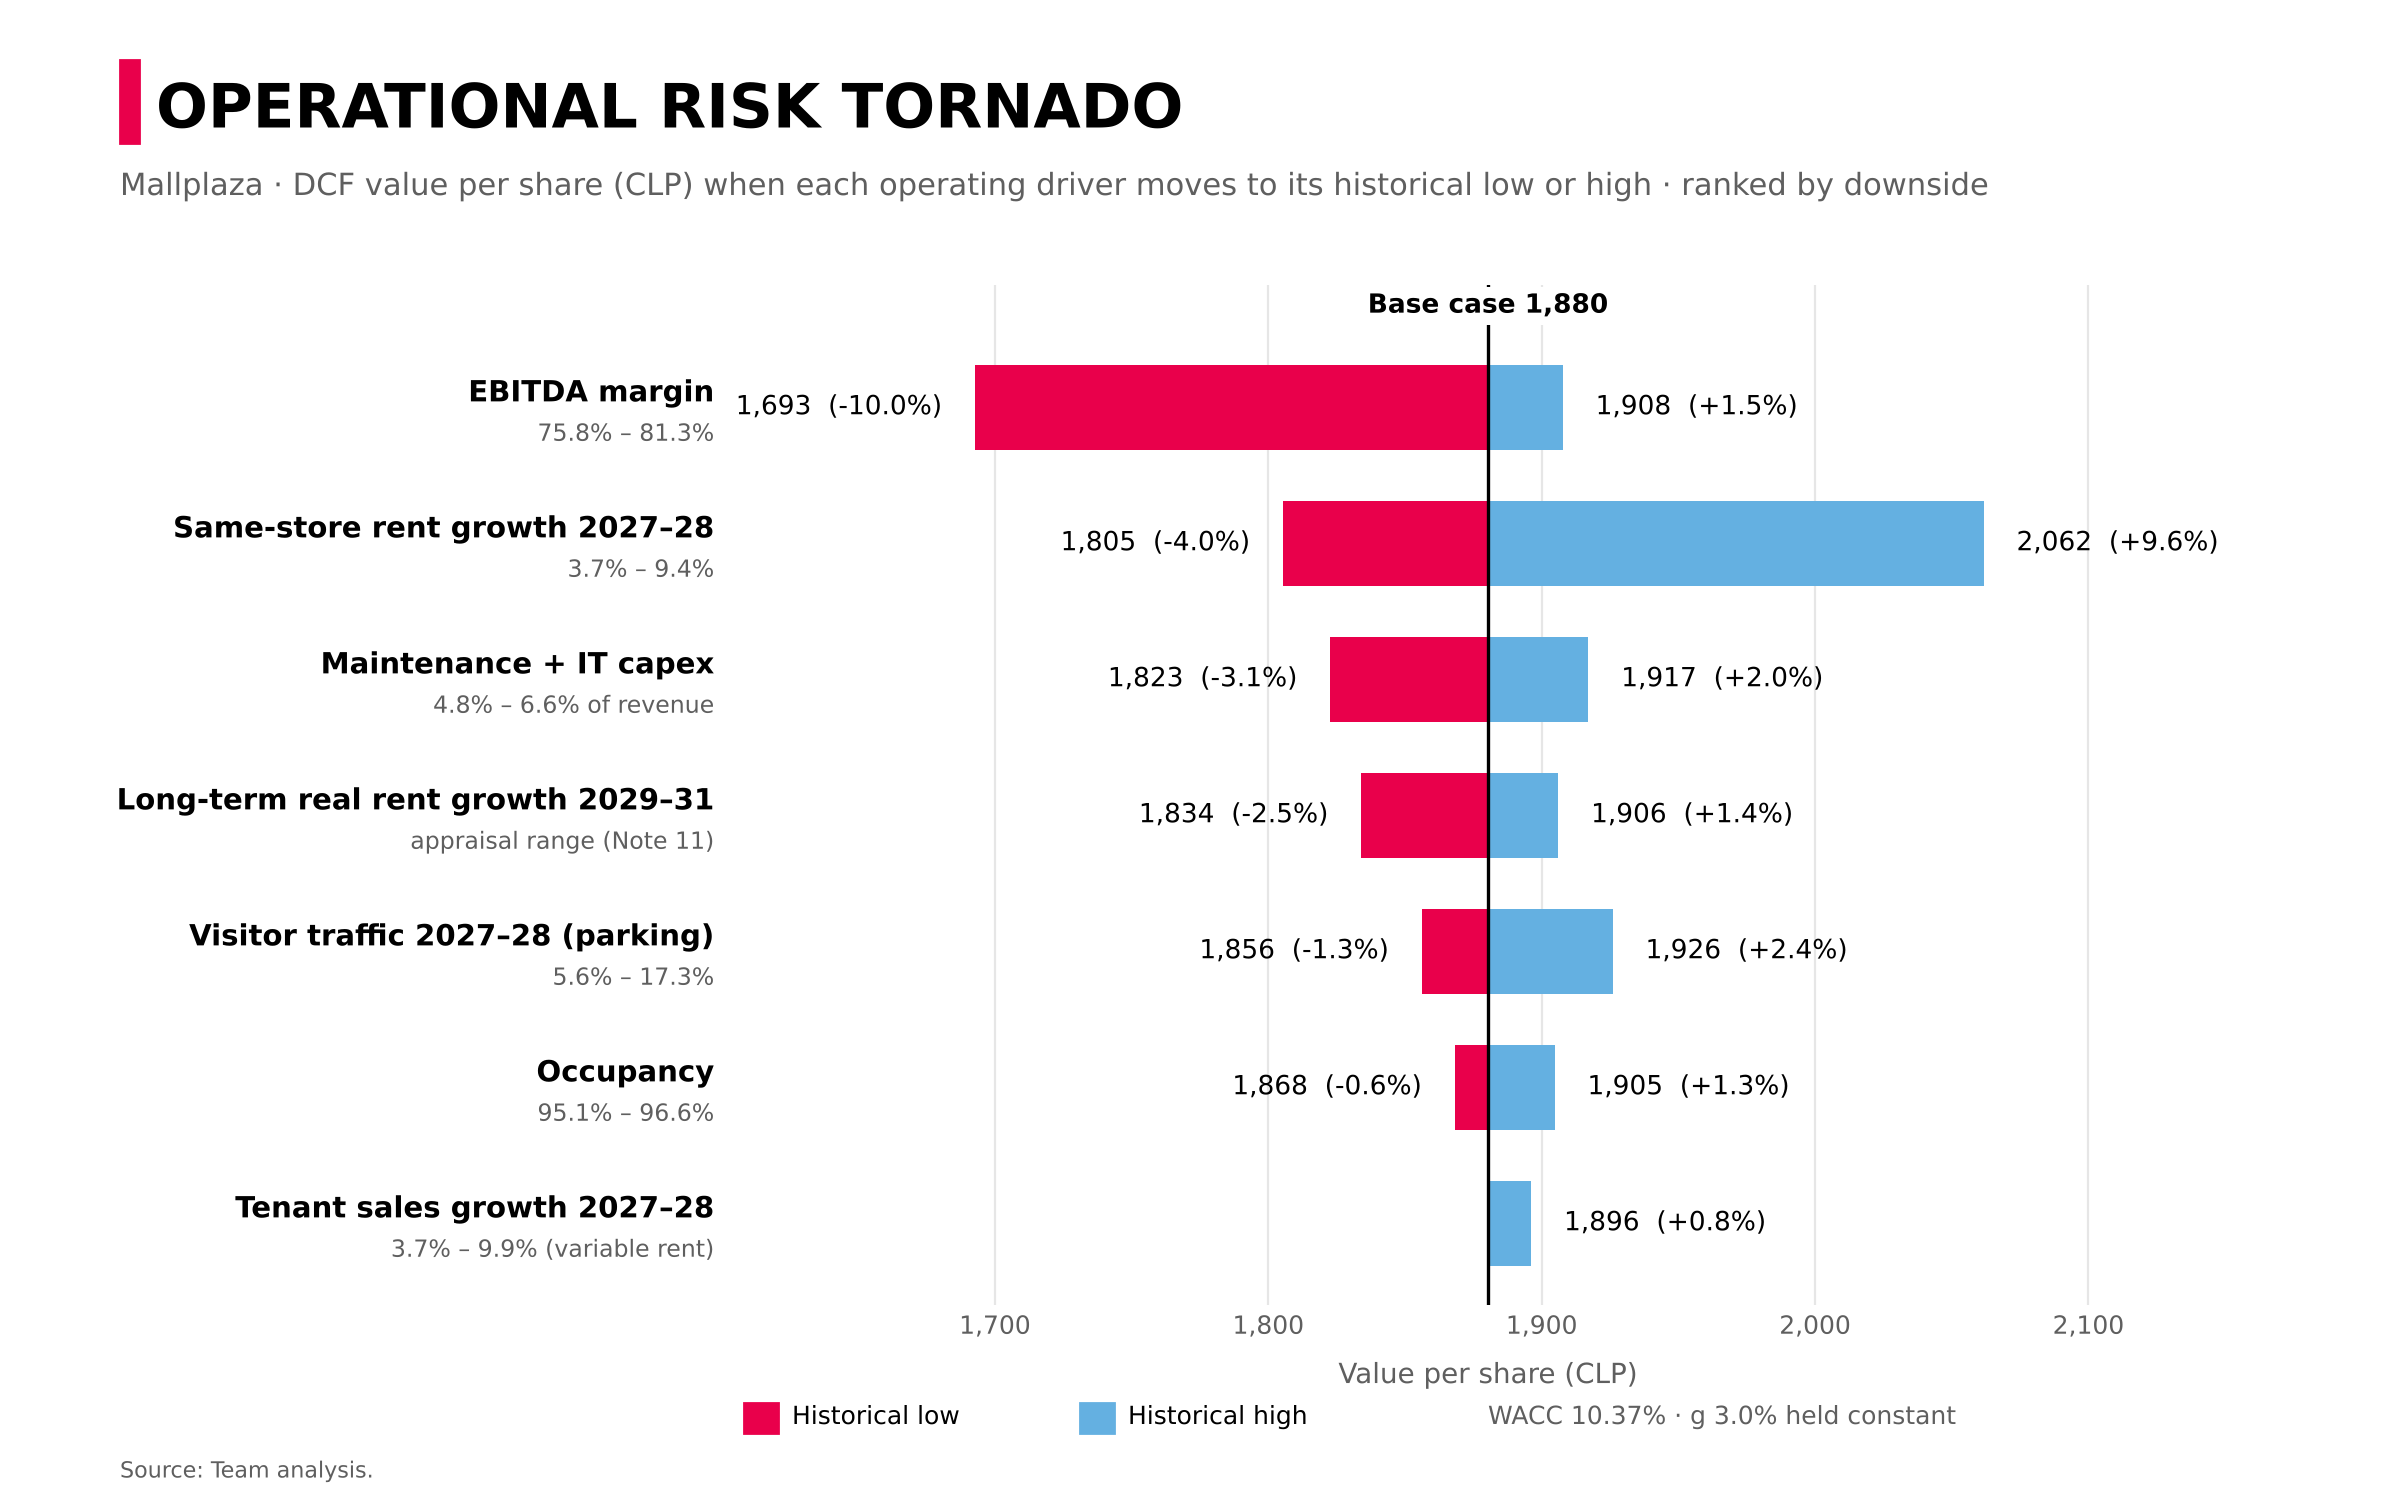

Reproduce this figure in Python.
"""Tornado de riesgo operacional de Mallplaza: impacto en el valor por acción.

Replica el motor Forecast del archivo de exhibits y el DCF del modelo consolidado
(expansión continua, capital de trabajo, valor terminal normalizado; verifica que
reproduce ingresos, FCFF y valor por acción del Excel) y mueve cada variable
operacional a su mínimo y máximo histórico (hoja Supuestos del archivo de tornado,
más rangos documentados en el propio Forecast), dejando todo lo demás en el caso base.

Uso:
    python graficos/tornado_operacional.py <FA_Exhibits.xlsx> <Valoracion_Consolidada.xlsx> \\
        <Tornado_Sensibilidad.xlsx> [salida.png]
"""
import sys

import matplotlib.pyplot as plt
import numpy as np
import openpyxl
from matplotlib.patches import Rectangle

from sensibilidad_wacc import AMARILLO, CELESTE, GRILLA, NEGRO, ROJO, TINTA_SECUNDARIA

AÑOS = "EFGHI"  # 2027E–2031E en la hoja Forecast de Exhibits
CORTO = [0, 1]  # 2027–2028: horizonte del tornado (2026 ya está anclado al 1S26 real)
LARGO = [2, 3, 4]  # 2029–2031
PAISES = {"cl": (55, 56, 58, 59, 46, 49), "pe": (65, 66, 68, 69, 47, 50),
          "co": (75, 76, 78, 79, 48, None)}
# Rango de crecimiento real de largo plazo que usa la compañía en su tasación (Nota 11)
NOTA11 = {"cl": (0.001, 0.011), "pe": (-0.004, 0.012), "co": (0.008, 0.034)}
# Mantención + TI / ingresos: 2024 (~4,8%) y UDM 2T26 (~6,6%); base 5,5% (Supuestos!B47)
CAPEX_MANT = (0.048, 0.066)


def fila(ws, r, cols=AÑOS):
    return np.array([ws[f"{c}{r}"].value or 0.0 for c in cols], dtype=float)


def leer_modelo(ruta_fa, ruta_vf):
    """Motor operativo (Forecast de Exhibits v6) + DCF del modelo consolidado."""
    wb = openpyxl.load_workbook(ruta_fa, data_only=True)
    f, i = wb["Forecast"], wb["Inputs"]
    assert f["D84"].value == 0 and f["D43"].value == 0, "escenarios fuera del caso base"
    m = {"ipc": {"cl": fila(f, 6), "pe": fila(f, 7), "co": fila(f, 8)},
         "fx": {"cl": np.ones(5), "pe": fila(f, 15), "co": fila(f, 16)},
         "fx_pe26": f["D15"].value, "parking_real": fila(f, 53), "paises": {}}
    for p, (r_occ, r_ss, r_park, r_rent, r_gla, r_nuevo) in PAISES.items():
        m["paises"][p] = {
            "occ0": f[f"D{r_occ}"].value, "occ": fila(f, r_occ), "ss": fila(f, r_ss),
            "park0": f[f"D{r_park}"].value, "rent0": f[f"D{r_rent}"].value,
            "gla": f[f"D{r_gla}"].value,
            "nuevo": fila(f, r_nuevo) if r_nuevo else np.zeros(5)}
    m["margen"] = {"cl": fila(f, 101), "pe": fila(f, 102), "co": fila(f, 103)}
    m["margen26"] = {"cl": f["D101"].value, "pe": f["D102"].value, "co": f["D103"].value}
    m["ing26"] = {"cl": f["D91"].value, "pe": f["D92"].value, "co": f["D93"].value}
    m["elim26"] = f["D94"].value
    m["share_var"] = ((i["C43"].value - i["C44"].value + i["C45"].value)
                      / i["C82"].value)  # rentas variables LTM / ingresos LTM

    wb = openpyxl.load_workbook(ruta_vf, data_only=True)
    s, fb, ex, d = wb["Supuestos"], wb["Forecast_Base"], wb["Expansion"], wb["DCF"]
    v = lambda c: s[c].value
    m.update({
        "acciones": v("B10"), "dfn": v("B11"), "nci": v("B12"),
        "ing_1s26": v("B43"), "ebitda_1s26": v("B44"), "ing25": v("B45"),
        "da": v("B46"), "mant": v("B47"), "tax_lp": v("B48"),
        "pago_t2": v("B57"), "mix": v("B64"), "margen_cl": v("B65"), "margen_pe": v("B66"),
        "rampa": (v("B67"), v("B68"), v("B69")), "yield_input": v("B70"),
        "k_ct": v("B73") * v("B74"), "g": v("B77"), "inflacion": v("B35"),
        "tax": fila(fb, 11, "CDEFGH"), "capex_proy": fila(fb, 14, "CDEFGH"),
        "costo_m2": fila(ex, 7, "CDEFGH"), "año": fila(ex, 5, "CDEFGH"),
        "cohortes": [(ex[f"A{r}"].value, ex[f"B{r}"].value) for r in range(13, 18)],
        "periodos": fila(d, 24, "CDEFGH"), "wacc": wb["WACC"]["B43"].value})
    control = {"ingresos": fila(fb, 5, "CDEFGH"), "fcff": fila(d, 22, "CDEFGHI"),
               "valor": d["B45"].value}
    return m, control


def proyectar(m, d_occ=0.0, d_ss_corto=0.0, d_park_corto=0.0, d_margen=0.0,
              mant=None, ss_largo=None, wacc=None, g=None):
    """Devuelve ingresos base 2026E–2031E, FCFF 2S26E–terminal y valor por acción."""
    ingresos = np.zeros(5)
    ebitda = np.zeros(5)
    por_m2 = {}
    for p, x in m["paises"].items():
        occ = x["occ"] + d_occ
        ss = x["ss"].copy()
        ss[CORTO] += d_ss_corto
        if ss_largo:
            ss[LARGO] = ss_largo[p]
        park_g = m["parking_real"].copy()
        park_g[CORTO] += d_park_corto
        park, rent, occ_prev = x["park0"], x["rent0"], x["occ0"]
        local = np.zeros(5)
        por_m2[p] = [(rent + park) / x["gla"]]
        for t in range(5):
            ipc = m["ipc"][p][t]
            park = park * (1 + ipc) * (1 + park_g[t])
            rent = rent * (1 + ipc) * (1 + ss[t]) * occ[t] / occ_prev
            occ_prev = occ[t]
            por_m2[p].append((rent + park) / x["gla"])
            local[t] = rent + park + por_m2[p][-1] * x["nuevo"][t]
        clp = local * m["fx"][p]
        ingresos += clp
        ebitda += clp * (m["margen"][p] + d_margen)

    ing26 = sum(m["ing26"].values()) * (1 + m["elim26"])
    ebitda26 = sum(m["ing26"][p] * m["margen26"][p] for p in m["ing26"]) * (1 + m["elim26"])
    base_cal = np.concatenate([[ing26], ingresos])           # Forecast_Base fila 5
    base = np.concatenate([[ing26 - m["ing_1s26"]], ingresos])  # fila 6 (2S26E)
    ebitda_base = np.concatenate([[ebitda26 - m["ebitda_1s26"] + d_margen * (ing26 - m["ing_1s26"])],
                                  ebitda])

    # Expansión continua (hoja Expansion): ingreso por m² del forecast, mix Chile/Perú
    mix = m["mix"]
    rev_m2 = 1e6 * (mix * np.array(por_m2["cl"]) + (1 - mix) * np.array(por_m2["pe"])
                    * np.concatenate([[m["fx_pe26"]], m["fx"]["pe"]]))  # CLP por m²
    margen_exp = mix * m["margen_cl"] + (1 - mix) * m["margen_pe"] + d_margen
    yield_derivado = rev_m2[0] * margen_exp / 1e6 / m["costo_m2"][0]
    yield_usado = m["yield_input"] if isinstance(m["yield_input"], (int, float)) else yield_derivado
    ajuste = yield_usado / yield_derivado
    ronic = yield_usado * (1 - m["tax_lp"])
    ing_exp, capex_exp = np.zeros(6), np.zeros(6)
    for c, m2 in m["cohortes"]:
        for t, a in enumerate(m["año"]):
            factor = 0 if a < c else m["rampa"][min(int(a - c), 2)]
            ing_exp[t] += m2 * rev_m2[t] / 1e6 * ajuste * factor
            capex_exp[t] += m2 * m["costo_m2"][t] * (m["pago_t2"] * (a == c - 2)
                                                      + (1 - m["pago_t2"]) * (a == c - 1))

    # DCF (hoja DCF)
    mant = m["mant"] if mant is None else mant
    wacc = m["wacc"] if wacc is None else wacc
    g = m["g"] if g is None else g
    rev = base + ing_exp
    ebd = ebitda_base + ing_exp * margen_exp
    da = m["da"] * rev
    nopat = (ebd - da) * (1 - m["tax"])
    capex_base = m["capex_proy"] + mant * np.concatenate([[ing26 / 2], ingresos])
    total_cal = np.concatenate([[ing26 + ing_exp[0]], rev[1:]])
    ct = m["k_ct"] * np.concatenate([[(total_cal[0] - m["ing25"]) / 2],
                                     np.diff(total_cal)])
    fcff = nopat + da - capex_base - capex_exp - ct

    m2_maduro = sum(m2 for c, m2 in m["cohortes"] if c <= 2032)
    ing_norm = ingresos[-1] + m2_maduro * rev_m2[-1] * ajuste / 1e6
    ebitda_norm = ebitda[-1] + m2_maduro * rev_m2[-1] * ajuste / 1e6 * margen_exp
    ebit_norm = ebitda_norm - m["da"] * ing_norm
    g_real = (1 + g) / (1 + m["inflacion"]) - 1
    nopat_t = ebit_norm * (1 + g) * (1 - m["tax_lp"])
    fcff_t = (nopat_t + m["da"] * ing_norm * (1 + g) - mant * ing_norm * (1 + g)
              - m["k_ct"] * ing_norm * g - g_real / ronic * nopat_t)

    vp = np.sum(fcff / (1 + wacc) ** m["periodos"])
    vt = fcff_t / (wacc - g) / (1 + wacc) ** 5.5
    valor = (vp + vt - m["dfn"] - m["nci"]) / m["acciones"]
    return base_cal, np.append(fcff, fcff_t), valor


def leer_rangos(ruta):
    ws = openpyxl.load_workbook(ruta, data_only=True)["Supuestos"]
    rangos = {}
    for r in range(7, 13):
        rangos[ws[f"B{r}"].value] = tuple(ws[f"{c}{r}"].value for c in "DEF")
    return rangos


def escenarios(m, rangos):
    """(etiqueta, rango mostrado, kwargs bajo, kwargs alto) para cada variable."""
    def delta(nombre):
        base, lo, hi = rangos[nombre]
        return lo - base, hi - base, lo, hi

    out = []
    d_lo, d_hi, lo, hi = delta("Margen EBITDA")
    out.append(("EBITDA margin", f"{lo:.1%} – {hi:.1%}",
                {"d_margen": d_lo}, {"d_margen": d_hi}))
    d_lo, d_hi, lo, hi = delta("Ocupación")
    out.append(("Occupancy", f"{lo:.1%} – {hi:.1%}", {"d_occ": d_lo}, {"d_occ": d_hi}))
    d_lo, d_hi, lo, hi = delta("Same-store rent growth (SSR)")
    out.append(("Same-store rent growth 2027–28", f"{lo:.1%} – {hi:.1%}",
                {"d_ss_corto": d_lo}, {"d_ss_corto": d_hi}))
    out.append(("Long-term real rent growth 2029–31", "appraisal range (Note 11)",
                {"ss_largo": {p: v[0] for p, v in NOTA11.items()}},
                {"ss_largo": {p: v[1] for p, v in NOTA11.items()}}))
    lo_c, hi_c = CAPEX_MANT
    out.append(("Maintenance + IT capex", f"{lo_c:.1%} – {hi_c:.1%} of revenue",
                {"mant": hi_c}, {"mant": lo_c}))
    d_lo, d_hi, lo, hi = delta("Visitas — crecimiento orgánico")
    out.append(("Visitor traffic 2027–28 (parking)", f"{lo:.1%} – {hi:.1%}",
                {"d_park_corto": d_lo}, {"d_park_corto": d_hi}))
    d_lo, d_hi, lo, hi = delta("Same-store sales growth (SSS)")
    s = m["share_var"]
    out.append(("Tenant sales growth 2027–28", f"{lo:.1%} – {hi:.1%} (variable rent)",
                {"d_ss_corto": s * d_lo}, {"d_ss_corto": s * d_hi}))
    return out


def miles(x):
    return f"{x:,.0f}"


def graficar(ruta_fa, ruta_vf, ruta_tornado, salida):
    m, control = leer_modelo(ruta_fa, ruta_vf)
    ingresos, fcff, base = proyectar(m)
    assert np.allclose(ingresos, control["ingresos"], rtol=1e-9), "ingresos"
    assert np.allclose(fcff, control["fcff"], atol=1.0), "FCFF"
    assert abs(base - control["valor"]) < 0.01, (base, control["valor"])

    filas = []
    for nombre, rango, k_lo, k_hi in escenarios(m, leer_rangos(ruta_tornado)):
        v_lo, v_hi = proyectar(m, **k_lo)[2], proyectar(m, **k_hi)[2]
        filas.append((nombre, rango, v_lo, v_hi))
    filas.sort(key=lambda r: (base - r[2], r[3] - r[2]))

    for nombre, rango, v_lo, v_hi in reversed(filas):
        print(f"{nombre:38s} {rango:32s} {v_lo:8.0f} {v_hi:8.0f}  "
              f"({v_lo / base - 1:+.1%} / {v_hi / base - 1:+.1%})")

    plt.rcParams.update({"font.family": "DejaVu Sans", "font.size": 10})
    fig = plt.figure(figsize=(12, 7.5), dpi=200)
    fig.patch.set_facecolor("white")
    fig.add_artist(Rectangle((0.05, 0.905), 0.008, 0.055, color=ROJO,
                             transform=fig.transFigure))
    fig.text(0.065, 0.915, "OPERATIONAL RISK TORNADO", fontsize=22,
             fontweight="bold", color=NEGRO)
    fig.text(0.05, 0.87, "Mallplaza · DCF value per share (CLP) when each operating driver "
             "moves to its historical low or high · ranked by downside", fontsize=11, color=TINTA_SECUNDARIA)

    ax = fig.add_axes([0.31, 0.13, 0.62, 0.68])
    y = np.arange(len(filas))
    for yi, (nombre, rango, v_lo, v_hi) in zip(y, filas):
        ax.barh(yi, v_lo - base, left=base, height=0.62, color=ROJO)
        ax.barh(yi, v_hi - base, left=base, height=0.62, color=CELESTE)
        for v, lado in ((v_lo, -1), (v_hi, 1)):
            if abs(v - base) < 0.5:
                continue
            ax.text(v + lado * 12, yi, f"{miles(v)}  ({v / base - 1:+.1%})",
                    va="center", ha="left" if lado > 0 else "right",
                    fontsize=9.5, color=NEGRO)
        ax.text(-0.02, yi + 0.1, nombre, transform=ax.get_yaxis_transform(),
                ha="right", va="center", fontsize=10.5, fontweight="bold", color=NEGRO)
        ax.text(-0.02, yi - 0.2, rango, transform=ax.get_yaxis_transform(),
                ha="right", va="center", fontsize=8.5, color=TINTA_SECUNDARIA)

    ax.axvline(base, color=NEGRO, linewidth=1.2, zorder=3)
    ax.text(base, len(filas) - 0.35, f"Base case {miles(base)}", ha="center",
            va="bottom", fontsize=9.5, fontweight="bold", color=NEGRO, zorder=4,
            bbox={"facecolor": "white", "edgecolor": "none", "pad": 2})
    extremo = max(max(abs(r[2] - base), abs(r[3] - base)) for r in filas)
    ax.set_xlim(base - extremo * 1.45, base + extremo * 1.45)
    ax.set_ylim(-0.6, len(filas) - 0.1)
    ax.set_yticks([])
    ax.xaxis.set_major_formatter(lambda x, _: miles(x))
    ax.tick_params(axis="x", length=0, colors=TINTA_SECUNDARIA, labelsize=9)
    ax.grid(axis="x", color=GRILLA, linewidth=0.8)
    ax.set_axisbelow(True)
    for lado in ax.spines.values():
        lado.set_visible(False)
    ax.set_xlabel("Value per share (CLP)", color=TINTA_SECUNDARIA, labelpad=8)

    for x, color, texto in ((0.31, ROJO, "Historical low"), (0.45, CELESTE, "Historical high")):
        fig.add_artist(Rectangle((x, 0.045), 0.014, 0.02, color=color,
                                 transform=fig.transFigure))
        fig.text(x + 0.02, 0.055, texto, va="center", fontsize=9, color=NEGRO)
    fig.text(0.62, 0.055, f"WACC {m['wacc']:.2%} · g {m['g']:.1%} held constant",
             va="center", fontsize=9, color=TINTA_SECUNDARIA)
    fig.text(0.05, 0.015, "Source: Team analysis.", fontsize=8, color=TINTA_SECUNDARIA)

    fig.savefig(salida, facecolor="white")
    print(f"Gráfico guardado en {salida}")


if __name__ == "__main__":
    if len(sys.argv) < 4:
        sys.exit(__doc__)
    graficar(sys.argv[1], sys.argv[2], sys.argv[3],
             sys.argv[4] if len(sys.argv) > 4 else "tornado_operacional.png")
